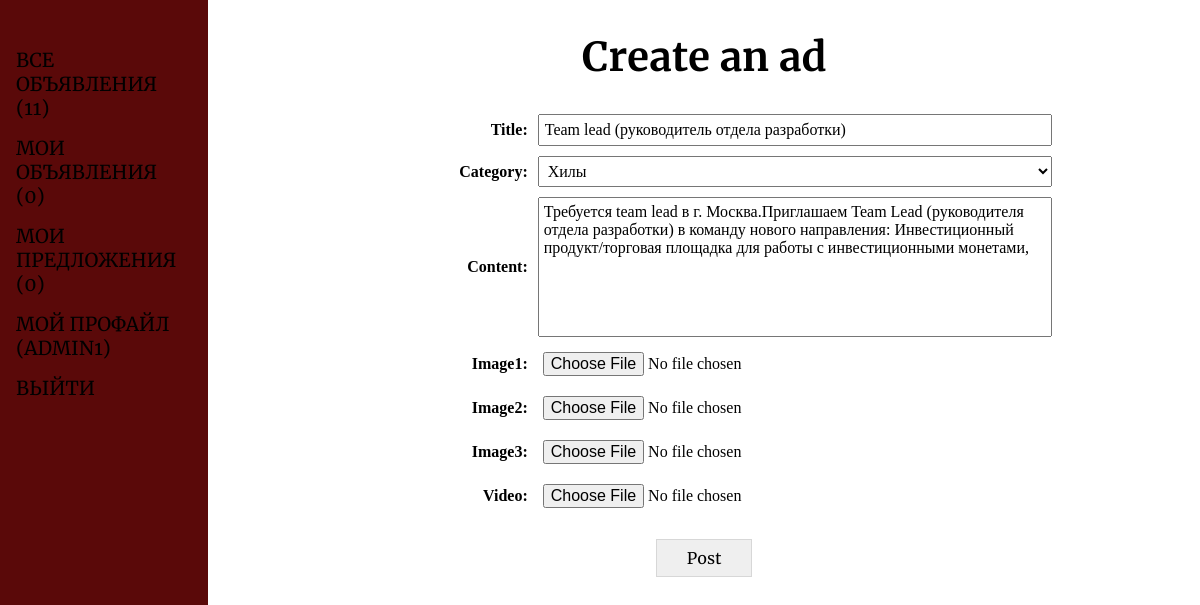
Screenshot of /update/82/ (signed in) with the database file from the repository.
### ads/models.py (models this page shows, shortened)
class Ad(models.Model):
    author = models.ForeignKey('auth.User', on_delete=models.CASCADE)
    category = models.CharField(
        max_length=2,
        choices=[
            ('TA', 'Танки'),
            ('HE', 'Хилы'),
            ('DD', 'ДД'),
            ('TR', 'Торговцы'),
            ('GM', 'Гилдмастеры'),
            ('QG', 'Квестгиверы'),
            ('BM', 'Кузнецы'),
            ('LM', 'Кожевники'),
            ('PM', 'Зельевары'),
            ('SM', 'Мастера заклинаний')
        ],
        default='TA'
    )
    posted = models.DateTimeField(auto_now_add=True)
    title = models.CharField(max_length=255)
    content = models.TextField()
    image1 = models.ImageField(upload_to='images/', null=True, blank=True)
    image2 = models.ImageField(upload_to='images/', null=True, blank=True)
    image3 = models.ImageField(upload_to='images/', null=True, blank=True)
    video = models.FileField(upload_to='videos/', null=True, blank=True,
                             validators=[validate_video_format])

### ads/views.py (the view)
# urls.py: path('update/<int:pk>/', AdEditView.as_view(), name='ad_edit'),
class AdEditView(LoginRequiredMixin, UpdateView):
    template_name = 'ads/ad_create.html'
    form_class = AdForm
    success_url = reverse_lazy('ads_list')
    def get_object(self, **kwargs):
        id = self.kwargs.get('pk')
        return Ad.objects.get(pk=id)
    def dispatch(self, request, *args, **kwargs):
        user = request.user
        ad = self.get_object()
        if not (ad.author == user or user.is_superuser):
            raise PermissionDenied
        return super().dispatch(request, *args, **kwargs)

### ads/forms.py
class AdForm(ModelForm):
    class Meta:
        model = Ad
        fields = ['author', 'title', 'category', 'content',
                  'image1', 'image2', 'image3', 'video']
        widgets = {
            'author': HiddenInput()
        }

### billboard/context_processors.py (called while the page is built)
def counters(request):
    if request.user.is_authenticated:
        return {
            'all_ads': Ad.objects.all(),
            'user_ads': Ad.objects.filter(author=request.user),
            'user_offers': Offer.objects.filter(ad__author=request.user),
        }
    else:
        return {
            'all_ads': Ad.objects.none(),
            'user_ads': Ad.objects.none(),
            'user_offers': Offer.objects.none(),
        }

### templates/ads/ad_create.html (shortened to what this page needs)
{% extends 'default.html' %}
{% block content %}
  <h1>Create an ad</h1>
  <form class="ad_create__form" method="post" enctype="multipart/form-data">
    {% for field in form.visible_fields %}
      {{ field.label_tag }}
      {% if field.label == 'Image1' or field.label == 'Image2' or field.label == 'Image3' or field.label == 'Video' %}
        <div class="media_column">{{ field }}</div>
      {% else %}
        {{ field }}
      {% endif %}
    {% endfor %}
    <input type="submit" value="Post">
  </form>
{% endblock content %}

### templates/default.html (shortened to what this page needs)
{% load static %}
<!DOCTYPE html>
<html lang="en">
<head>
  <link rel="stylesheet" href="{% static 'css/generic.css' %}">
  <link rel="stylesheet" href="{% static 'css/billboard.css' %}">
</head>
<body>
  <aside>
    <ul>
      <li><a href="/">Все объявления ({{ all_ads | length }})</a></li>
      <li><a href="{% url 'my_ads' %}">Мои объявления ({{ user_ads | length }})</a></li>
      <li><a href="{% url 'offers' %}">Мои предложения ({{ user_offers | length }})</a></li>
      <li><a href="{% url 'user_detail' %}">Мой профайл ({{ request.user.username }})</a></li>
      <li><a href="{% url 'account_logout' %}">Выйти</a></li>
    </ul>
  </aside>
  <main>
    {% block content %}
    {% endblock content %}
  </main>
</body>
</html>

### static/css/generic.css (style rules this page uses)
html { font-family: Georgia, 'Times New Roman', Times, serif; font-size: 100%; }
body { margin: 0; padding: 0; display: grid; grid-template-columns: 1fr 5fr; height: 100vh; }
aside { background-color: rgb(90, 9, 9); }
main { padding: 2rem; text-align: center; }
h1 { margin: 0px auto; font-family: 'Merriweather', Helvetica, Arial, sans-serif; font-size: 2.5rem; font-weight: 700; text-align: center; }
a { color: rgb(0,0,0); text-decoration: none; }
input, select, textarea { padding: 5px; font-family: inherit; font-size: 1rem; }
textarea { max-height: 8rem; resize: none; }
button, input[type=submit] { padding: 0.5rem; min-width: 6rem; max-width: max-content; font-family: 'Merriweather', Helvetica, Arial, sans-serif; font-size: 1rem; border: 1px solid rgb(0,0,0,0.1); transition-duration: 0.5s; }
form { margin: 2rem auto; width: 75%; display: grid; grid-template-columns: 1fr 3fr; gap: 10px; text-align: right; align-items: center; }
form > label { font-weight: 700; }
form .media_column { display: flex; flex-wrap: wrap; align-items: center; gap: 1rem; }
form input[type="submit"] { grid-column: span 2; margin: 1rem auto; }
aside { position: relative; padding-right: 1rem; }
aside > ul { font-family: 'Merriweather', Helvetica, Arial, sans-serif; font-size: 1.2rem; text-transform: uppercase; position: sticky; top: 3rem; list-style-type: none; padding: 0 1rem; }
aside > ul > li { margin: 1rem 0; }

### rows the page displays
Ad: visible_fields "Team lead (руководитель отдела разработки)" "Хилы" "Требуется team lead в г. Москва.Приглашаем Team Lead (руководителя отдела разработки) в команду нового направления: Инвестиционный продукт/торговая площадка для работы с инвестиционными монетами,"

### other values shown
{{ all_ads | length }} "11"
{{ user_ads | length }} "0"
{{ user_offers | length }} "0"
{{ request.user.username }} "ADMIN1"
{{ field.label_tag }} "Title:" "Category:" "Content:" "Image1:" "Image2:" "Image3:" "Video:"
